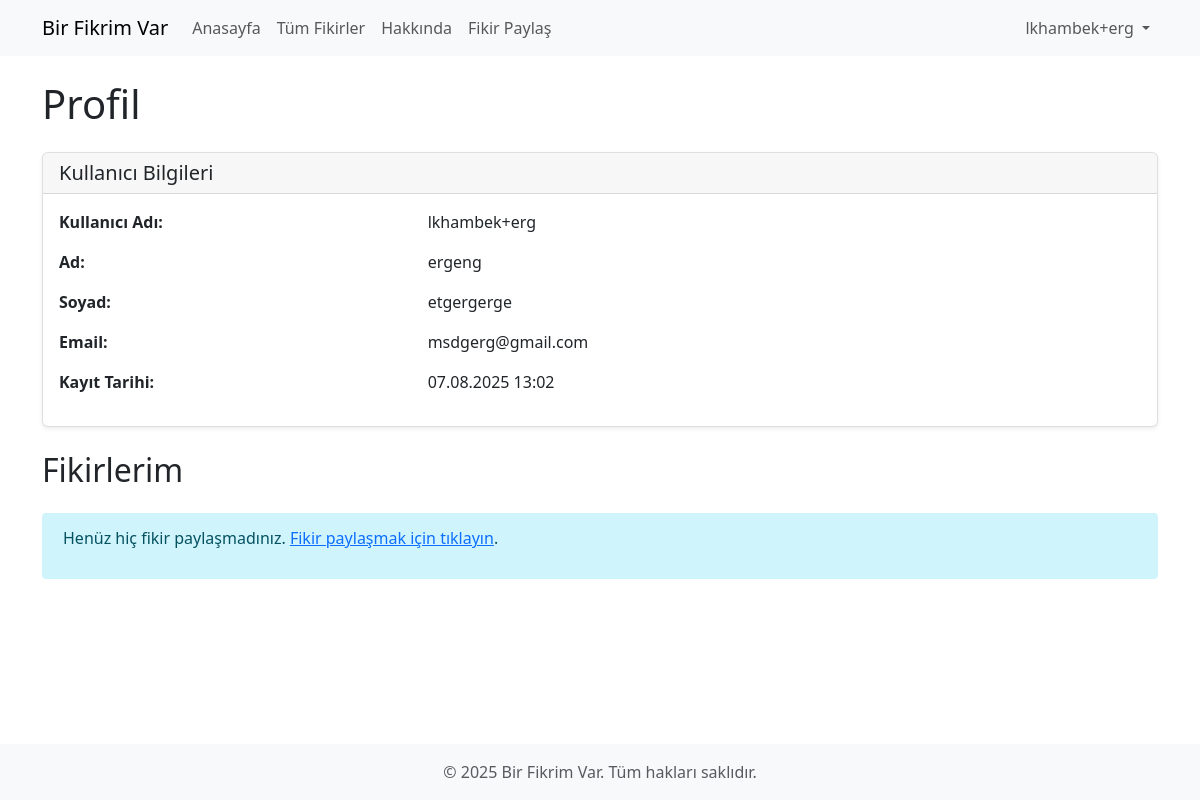
The app's page /accounts/profile/ (signed in) with its own data.
### accounts/models.py (models this page shows, shortened)
class User(AbstractUser):
    email = models.EmailField(_('email address'), unique=True)
    date_joined = models.DateTimeField(_('date joined'), auto_now_add=True)
    class Meta:
        verbose_name = _('user')
        verbose_name_plural = _('users')

### accounts/views.py (the view)
# urls.py: path('profile/', views.profile_view, name='profile'),
@login_required
def profile_view(request):
    return render(request, 'accounts/profile.html')

### templates/accounts/profile.html (shortened to what this page needs)
{% extends 'base.html' %}
{% block content %}
<div class="row">
    <div class="col-md-12">
        <h1 class="mb-4">Profil</h1>
        <div class="card mb-4">
            <div class="card-header">
                <h5 class="mb-0">Kullanıcı Bilgileri</h5>
            </div>
            <div class="card-body">
                <div class="row mb-3">
                    <div class="col-md-4">
                        <strong>Kullanıcı Adı:</strong>
                    </div>
                    <div class="col-md-8">
                        {{ user.username }}
                    </div>
                </div>
                <div class="row mb-3">
                    <div class="col-md-4">
                        <strong>Ad:</strong>
                    </div>
                    <div class="col-md-8">
                        {{ user.first_name }}
                    </div>
                </div>
                <div class="row mb-3">
                    <div class="col-md-4">
                        <strong>Soyad:</strong>
                    </div>
                    <div class="col-md-8">
                        {{ user.last_name }}
                    </div>
                </div>
                <div class="row mb-3">
                    <div class="col-md-4">
                        <strong>Email:</strong>
                    </div>
                    <div class="col-md-8">
                        {{ user.email }}
                    </div>
                </div>
                <div class="row mb-3">
                    <div class="col-md-4">
                        <strong>Kayıt Tarihi:</strong>
                    </div>
                    <div class="col-md-8">
                        {{ user.date_joined|date:"d.m.Y H:i" }}
                    </div>
                </div>
            </div>
        </div>
        <h2 class="mb-4">Fikirlerim</h2>
        {% if user.posts.exists %}
            <div class="row">
                {% for post in user.posts.all %}
                    <div class="col-md-6 mb-4">
                        <div class="card h-100">
                            <div class="card-body">
                                <h5 class="card-title">{{ post.title }}</h5>
                                <h6 class="card-subtitle mb-2 text-muted">{{ post.created_at|date:"d.m.Y H:i" }}</h6>
                                <p class="card-text">{{ post.content|truncatewords:30 }}</p>
                            </div>
                            <div class="card-footer bg-transparent">
                                <div class="d-flex justify-content-between align-items-center">
                                    <div>
                                        <span class="text-primary">
                                            <i class="bi bi-hand-thumbs-up"></i> {{ post.like_count }}
                                        </span>
                                        <span class="text-secondary ms-3">
                                            <i class="bi bi-chat"></i> {{ post.comment_count }}
                                        </span>
                                    </div>
                                    <div>
                                        <a href="{% url 'post_detail' post.pk %}" class="btn btn-sm btn-outline-primary">Detaylar</a>
                                        <a href="{% url 'post_edit' post.pk %}" class="btn btn-sm btn-outline-secondary">Düzenle</a>
                                    </div>
                                </div>
                            </div>
                        </div>
                    </div>
                {% endfor %}
            </div>
        {% else %}
            <div class="alert alert-info">
                <p>Henüz hiç fikir paylaşmadınız. <a href="{% url 'post_create' %}">Fikir paylaşmak için tıklayın</a>.</p>
            </div>
        {% endif %}
    </div>
</div>
{% endblock %}

### templates/base.html (shortened to what this page needs)
{% load static %}
<!DOCTYPE html>
<html lang="tr">
<head>
    <link href="https://cdn.jsdelivr.net/npm/bootstrap@5.3.0-alpha1/dist/css/bootstrap.min.css" rel="stylesheet">
    <link rel="stylesheet" href="https://cdn.jsdelivr.net/npm/bootstrap-icons@1.10.3/font/bootstrap-icons.css">
    <link rel="stylesheet" href="{% static 'css/style.css' %}">
</head>
<body>
    <header>
        <nav class="navbar navbar-expand-lg navbar-light bg-light">
            <div class="container">
                <a class="navbar-brand" href="{% url 'home' %}">Bir Fikrim Var</a>
                <div class="collapse navbar-collapse" id="navbarNav">
                    <ul class="navbar-nav me-auto">
                        <li class="nav-item">
                            <a class="nav-link {% if request.path == '/' %}active{% endif %}" href="{% url 'home' %}">Anasayfa</a>
                        </li>
                        <li class="nav-item">
                            <a class="nav-link {% if request.path == '/posts/' %}active{% endif %}" href="{% url 'post_list' %}">Tüm Fikirler</a>
                        </li>
                        <li class="nav-item">
                            <a class="nav-link {% if request.path == '/about/' %}active{% endif %}" href="{% url 'about' %}">Hakkında</a>
                        </li>
                        {% if user.is_authenticated %}
                            <li class="nav-item">
                                <a class="nav-link {% if request.path == '/posts/create/' %}active{% endif %}" href="{% url 'post_create' %}">Fikir Paylaş</a>
                            </li>
                        {% endif %}
                    </ul>
                    <ul class="navbar-nav">
                        {% if user.is_authenticated %}
                            <li class="nav-item dropdown">
                                <a class="nav-link dropdown-toggle" href="#" id="navbarDropdown" role="button" data-bs-toggle="dropdown" aria-expanded="false">
                                    {{ user.username }}
                                </a>
                            </li>
                        {% endif %}
                    </ul>
                </div>
            </div>
        </nav>
    </header>
    <main class="container py-4">
        {% block content %}{% endblock %}
    </main>
    <footer class="footer mt-auto py-3 bg-light">
        <div class="container">
            <div class="text-center">
                <span class="text-muted">&copy; {% now "Y" %} Bir Fikrim Var. Tüm hakları saklıdır.</span>
            </div>
        </div>
    </footer>
</body>
</html>

### static/css/style.css (style rules this page uses)
html, body { height: 100%; }
body { display: flex; flex-direction: column; }
main { flex: 1 0 auto; }
footer { flex-shrink: 0; }
.card { box-shadow: 0 0.125rem 0.25rem rgba(0, 0, 0, 0.075); border: 1px solid rgba(0, 0, 0, 0.125); }
.card-header { background-color: rgba(0, 0, 0, 0.03); border-bottom: 1px solid rgba(0, 0, 0, 0.125); }
.alert { position: relative; padding: 0.75rem 1.25rem; margin-bottom: 1rem; border: 1px solid transparent; border-radius: 0.25rem; }

### records on screen
User: username "lkhambek+erg", first_name "ergeng", last_name "etgergerge", email "msdgerg@gmail.com", date_joined "07.08.2025 13:02"
